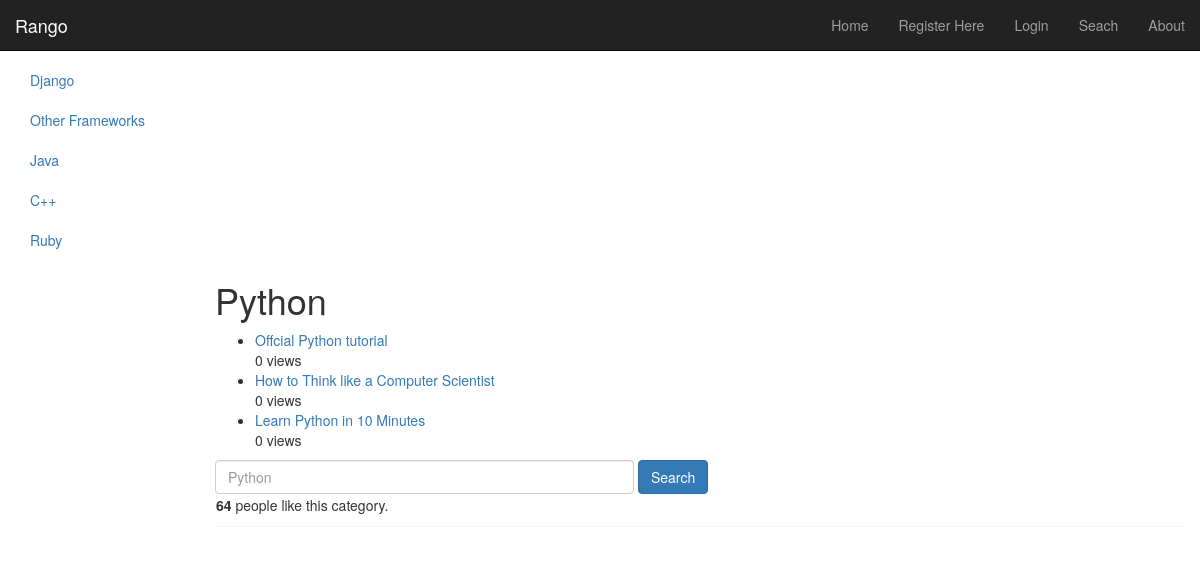
/rango/category/python/, run on an earlier commit of the app's database.
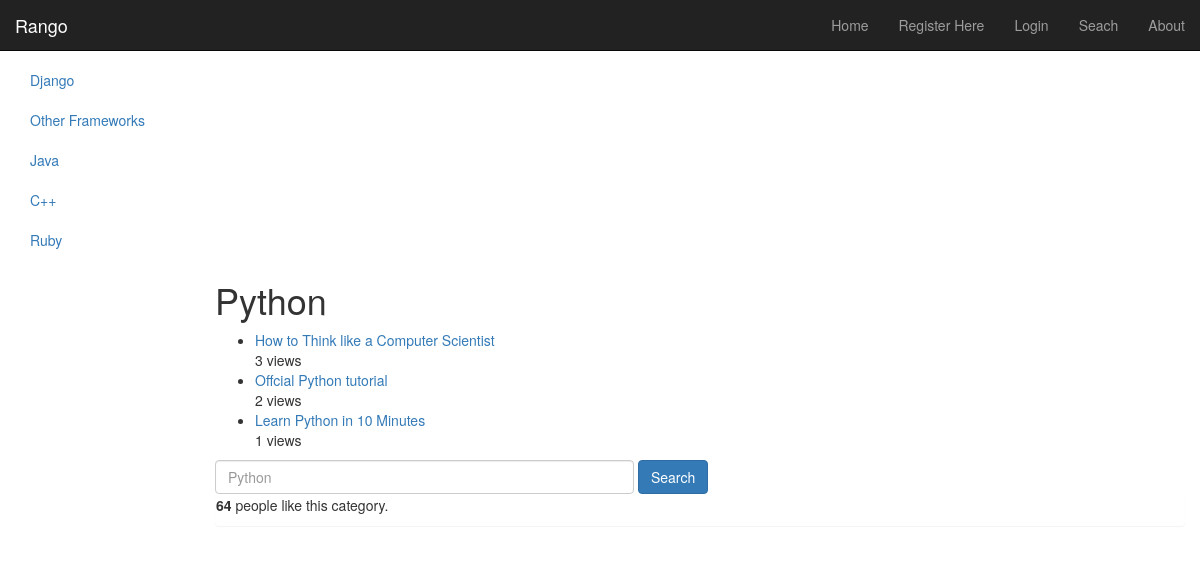
And on a later commit of the database.
### rango/models.py (models this page shows, shortened)
class Category(models.Model):
    name = models.CharField(max_length=128, unique=True)
    views = models.IntegerField(default=0)
    likes = models.IntegerField(default=0)
    slug = models.SlugField(unique=True)

class Page(models.Model):
    category = models.ForeignKey(Category)
    title = models.CharField(max_length=128)
    url = models.URLField()
    views = models.IntegerField(default=0)

### rango/views.py (the view)
# urls.py: url(r'^category/(?P<category_name_slug>[\w\-]+)/add_page/$', views.add_page, name='add_page'),
def category(request, category_name_slug):
    context_dict = {}
    result_list = []
    context_dict['query'] = None
    if request.method == 'POST':
        query = request.POST['query']
        if query:
            result_list = run_query(query)
            context_dict['query'] = query
    context_dict['result_list'] = result_list
    category = get_object_or_404(Category, slug=category_name_slug)
    if not context_dict['query']:
        context_dict['query']  = category.name
    context_dict['category'] = category
    context_dict['category_name']=category.name
    pages = Page.objects.filter(category=category).order_by('-views')
    context_dict['pages'] = pages # Contains several references
    context_dict['slug']= category_name_slug
    context_dict['request']=request
    return render(request, 'rango/category.html', context_dict)

### rango/templatetags/rango_extras.py (called while the page is built)
@register.inclusion_tag('rango/cats.html')
def get_category_list(cat=None):
    return {'cats': Category.objects.all(), 'act_cat':cat}

### templates/rango/category.html (shortened to what this page needs)
<!DOCTYPE html>
<html>
{% extends 'base.html' %}
{% load staticfiles %}
{% block body_block %}
    <h1>{{ category_name }}</h1>
    {% if category %}
        {% if pages %}
        <ul>
                {% for page in pages %}
                <li><a href="{% url 'goto' %}?page_id={{ page.id }}">{{ page.title }}</a></li>
                {{ page.views }} views
                {% endfor %}
                </ul>
        {% else %}
                <strong>No pages currently in category.</strong>
                {% endif %}
        {% else %}
                 The specified category {{ category_name }} does not exist!
    {% endif %}
        <form class="form-inline" id="user_form" method="post" action="{% url 'category' category.slug %}">
            <input class="form-control" type="text" size="50" name="query" value="" id="query" placeholder="{{ query }}" />
            <input class="btn btn-primary" type="submit" name="submit" value="Search">
            <br/>
        </form>
        <div class="panel">
        <div>
        <p>
            <strong id="like_count">{{ category.likes }}</strong> people like this category.
        </p>
        </div>
    </div>
{% endblock %}

### templates/base.html (shortened to what this page needs)
<!DOCTYPE html>
{% load rango_extras %}
{% load staticfiles %}
<html lang="en">
  <head>
      <link href="/static/bootstrap-3.3.2/css/bootstrap.min.css" rel="stylesheet">
      <link href="http://getbootstrap.com/examples/dashboard/dashboard.css" rel="stylesheet">
  </head>
  <body>
    <div class="navbar navbar-inverse navbar-fixed-top" role="navigation">
      <div class="container-fluid">
        <div class="navbar-header">
          <a class="navbar-brand" href="/rango/">Rango</a>
        </div>
        <div class="navbar-collapse collapse">
          <ul class="nav navbar-nav navbar-right">
                <li><a href="{% url 'index' %}">Home</a></li>
                    {% if user.is_authenticated %}
                        <li><a href="{% url 'restricted' %}">Restricted Page</a></li>
                        <li><a href="{% url 'auth_logout' %}?next=/rango/">Logout</a></li>
                        <li><a href="{% url 'add_category' %}">Add a New Category</a></li>
                    {% else %}
                        <li><a href="{% url 'registration_register' %}">Register Here</a></li>
                        <li><a href="{% url 'auth_login' %}">Login</a></li>
                    {% endif %}
                        <li><a href="{% url 'search' %}">Seach</a></li>
                                <li><a href="{% url 'about' %}">About</a></li>
              </ul>
        </div>
      </div>
    </div>
    <div class="container-fluid">
      <div class="row">
        <div class="col-sm-3 col-md-2 sidebar">
                {% block side_block %}
                    {% get_category_list category%}
                {% endblock %}
        </div>
        <div class="col-sm-9 col-sm-offset-3 col-md-10 col-md-offset-2 main">
           <div>
                {% block body_block %}{% endblock %}
                </div>
        </div>
      </div>
    </div>
  </body>
</html>

### templates/rango/cats.html
<!DOCTYPE html>
<html>
{% if cats %}
    <ul class="nav nav-sidebar">
{% for c in cats %}
    {% if c == act_cat %} <li  class="active" > {% else  %} <li>{% endif %}
            <a href="{% url 'category'  c.slug %}">{{ c.name }}</a></li>
{% endfor %}
{% else %}
    <li> <strong >There are no category present.</strong></li>
    </ul>
{% endif %}
</html>

What changed in the data, as far as the page shows it:
changed Page "How to Think like a Computer Scientist": views "0" → "3"; moves up the list
changed Page "Offcial Python tutorial": views "0" → "2"
changed Page "Learn Python in 10 Minutes": views "0" → "1"
